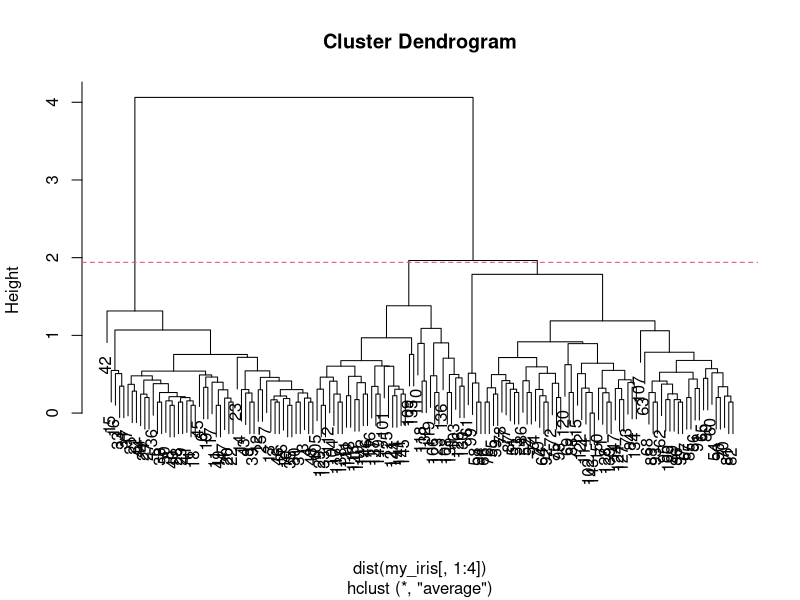
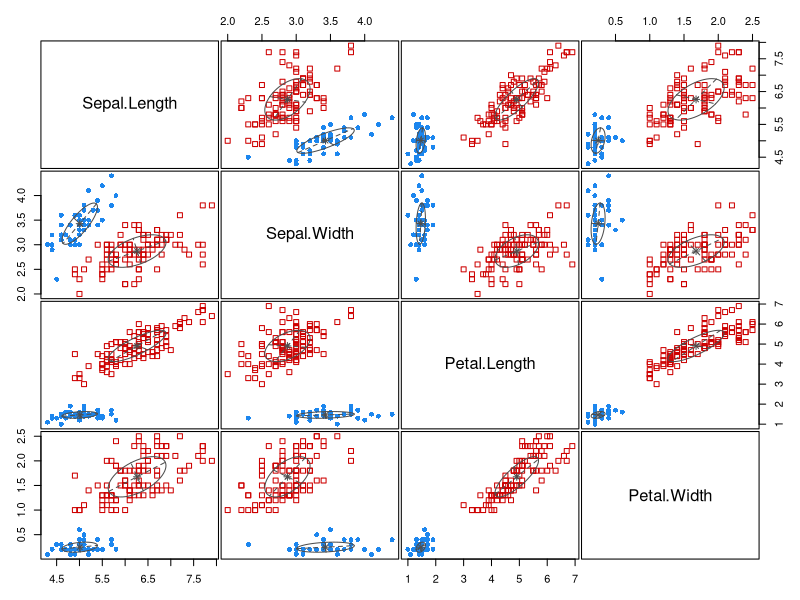
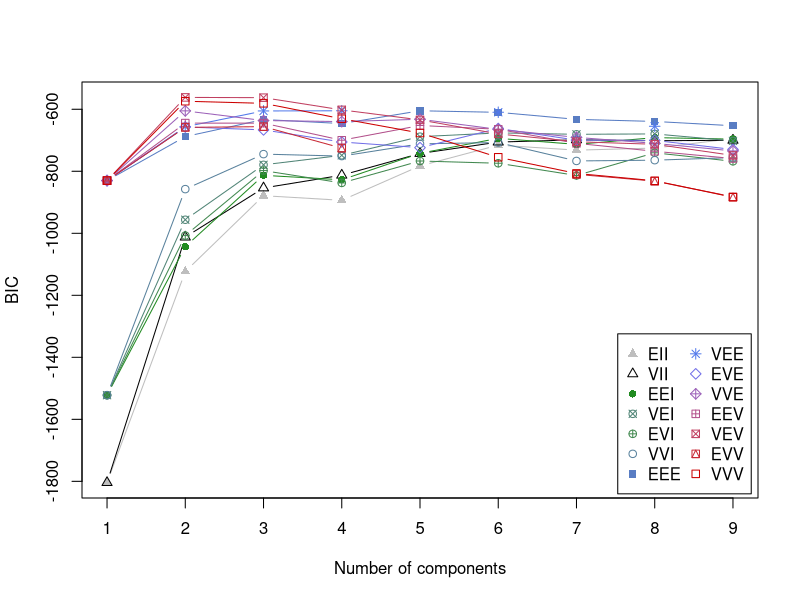
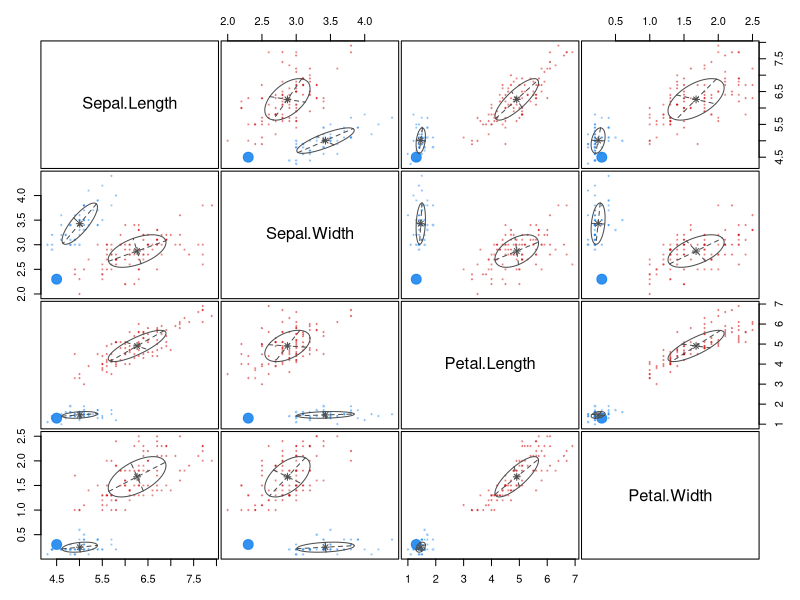
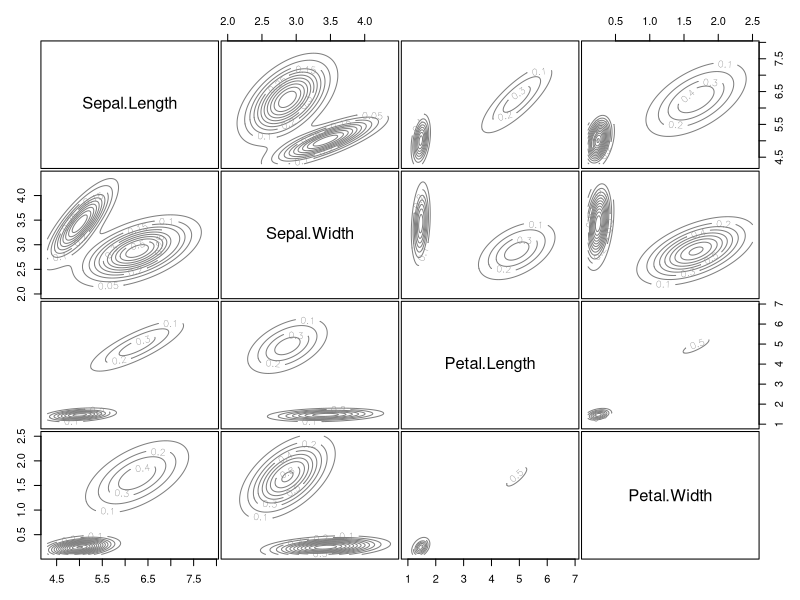
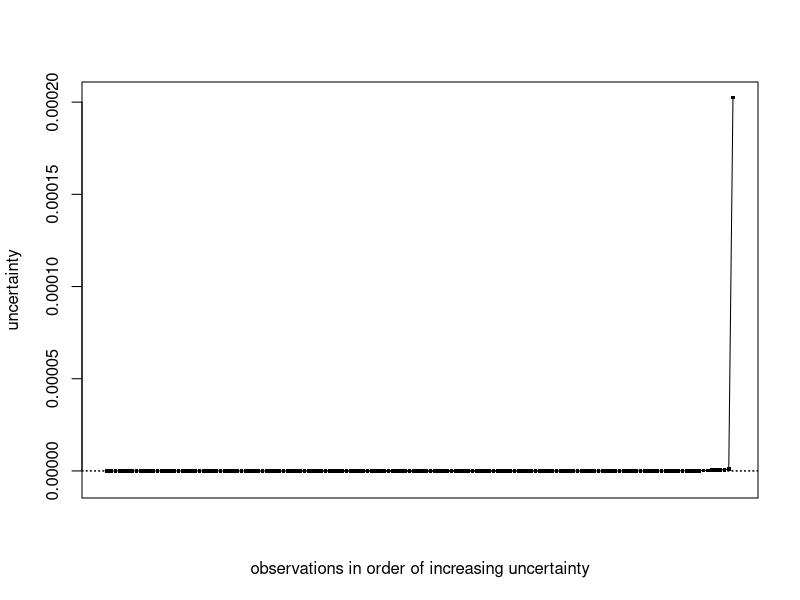
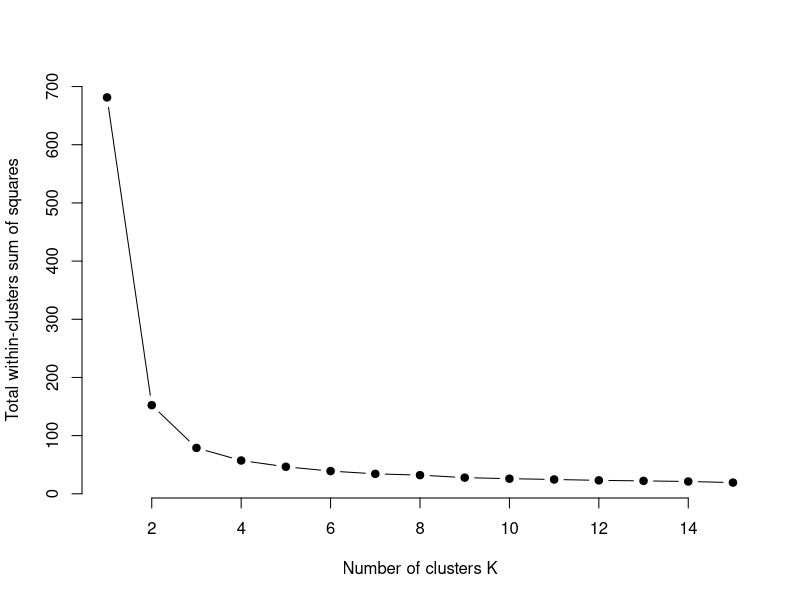
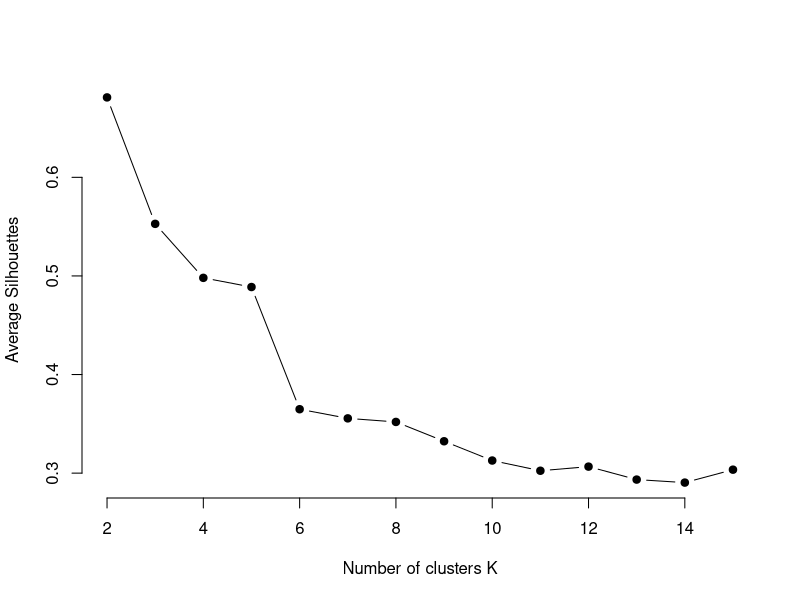

Here is the R script that generated these plots, in order: (Note: this script raises an error after producing the figures.)
set.seed(123) ## Told to do this so results are reproducible 

########################################### PART 1
# Clustering Methods refer specifically to Unsupervised Learning methods, it is a machine 
# learning technique whereby we seek to establish/find 
# group structure in the dataset we are examining. Datapoints in the same cluster 
# should be more similar to each other than to datapoints in other clusters.
# We call clustering methods unsupervised methods as we do not know (or ignore) 
# any group structure in the data before we start the analysis

## There are a number of different clustering methods which will be discussed. The distance measure and linkage methods, 
# which can have a big effect on how clustering methods function will also be discussed.

# 1st we will talk about heirarchel clustering
  # This method is especiially useful when we do not know how many clusters (if any) are in the data. This an itertive algorithm and 
  # there are two approaches to performing it. The first being a bottom up, agglomerative approach, where each obs starts in its own cluster
  # and is merged based on similairty (I will later discuss the diff similarity measures that can be used). 
  # The second approach being a divisive or
  # top-down approach: all observations start in one cluster, and are split into smaller clusters recursively based on disimilarity.
  # Heir. clustering is usually displayed as a dendogram. Personally I do not find this the most visually appealing 
  # way of displaying any group structure in the
  # data but it does provide some good isnights into the disimlarity between groups and within groups. 
  # Perhaps the best way of using this method is to establish
  # the number of clusters in the data and then use this to perform another unsupervised learning method.
  # Dendograms are also particulary good at showcasing how the different linkage and dismilarity measures affect clustering. 
  # Linkage methods typically have 
  # more of an impact on tree structure than distance or dissimlarity measure (Not to say distance measure does not have an impact).


## 2nd K-Means clustering
  # K means requires you to specify the number of clusters before it begins. To ensure you pick the number of clusters thaat have the best internal 
  # similarity and external dissimilartiy you can use a while loop to find the best value of k and then plot the total within sum of squares and 
  # [pick the number of clusters where the 'joint is' (This is known as the elbow method.
  # There are other ways  to pick number of clusters such as the silhouette method and Gap statsic method

### 3rd Model Based clustering
  # You must be careful to ensure that the model you assume thee data to follow is accurate or a reasonable approximation.
  # The key differnce between this and the two previuously mentioned methods is it assigns points to groups based on probability.
  # If working with multivariate cont. data use mclust package, if multivar. categorical data use BayesLCA, if mixed data use clustMD


#### Distance Measures
  # There are a number of different distnace or dssimlarity measures. They aim to establish how similar two datapoints are to one another.
  ## Euclidean and qaured Euclidean distnace can be thought of as as the crow flies.
  ## Manahttan distnace which is always longer (or =) than Euclidean distnace can be thought of as following gridlines/roads in Manhattan. 
  ### Maximum distnace selects the maximum distance between the two datapoint. 
  
  # Choosing a distnace measure depends on what type of data you are working with. 
    # Generally speaking if you are working with Cont. vars then use Euclidean or Sqaured Euclidean distnace. 
    # If Binary variables use Jaccard distnace.
    # If Categorical coverted to dummmy vars then Dice distance(Gower)
    # If Mixed continuous and categorical data then use Gower distance. We use the daisy fucntion to calc Gower Dist 
    # and specify Gower as the dist metric 
  
  ## The rand index if i remmber correct is used to measure how well the clustering method fits the data. The unadjusted rand index is usually better in
  # practice as it excludes agreement by chance


##### Linkage Methods 
    # Complete Linkage finds the max possible distnace (With respect to the distnace measure being used) between points belonging to two diff clusters
    # Single linkage finds the min possible distnace between points belonging to two diff clysters
    # Mean Linkage Finds alls possible pairwise distances for points belongign to two diff clusters and then calculates their average
    # There is also Centroid linkage (must use squared Eucl. dist) and Minimax linkage
  
  # Common problems with linkage methods are Chaining. In order to merge two groups (Single linkage is particulary sescipatble to this)
    # we only need one pair of points to be close irrespective of the rest of the group. This can lead to poor internal similarity in a group.
    # meaning the group is not compact enough. For example Complete Linkage gets arounds this as joins clusters at max dissimilarity.
    
    # Complete Linkage causes crowding problems wehreby it may arise that points in one cluster are more similar to points in another cluster.
    
    # Average linkage tries to strike a balance. Aiming to ensure good internal similarity and that clusters are notably different from each other.



#### In conclusion
  # If you want to be able to see the probability that a datapoint belongs to a group and generate interesting graphics showcasing 
  # the CI of a group
  # you should use model based clustering, eg. LDA, QDA etc
  
  # If you decide to use Kmeans clustering you should establish what is the best number of clusters to use and then use that Kmeans result in your analysis
  
  # Heri. Clustering is useful in visulaizing how different/similar datapoints are and visualaizng the internal similarity of clusters.
  
  ## It is also very important that you pick an appropriate distnace measure for the type of data your working with.
  
  ## Generally I would recommend using Avergae Linkage as a linkage method as it ensures good internal similarity and good disiimlairty between groups
  # and avoids the problems of chaining associated with single linkage and crowding associated with complete linkage
  ## But again this will vary based on what you want
  
  ## For most unsupervised learning methods it is good to normalize or standardize the data, this is not always neccesary and is a judgement call.
  # (Although this can be hard to do with mixed data)





#########################################  PART 2
my_iris = iris
?hclust
## Whether the algorithm performs the Heri. clustering using the agglomerative approach or divisive approach makes no difference to the results.
## The divisive method is more computationally efficient tho.
## But since the iris dataset is small with only 150 obs there is no need to change from the default agglomerative approach.
dim(iris)

# Av. Linkagae, Eucl dist
  # I want to use Avergae Linkage to ensure that there is good inteernal similartiy within my groups and dissimlartiy between my groups
  # Av. Linkage also avoids (mitigates) the problems of chaining associated with single linkage and crowding associated with complete linkage
  
  # I used Euclidean distance as the data I am working with is Continuous data. It can be thought of as an 'as the crow flies' measure of 
  # disimilarity between two datapoints. I belive this is a fair method of measuring disimilarity and it is also compatible with Avergae Linkage
clusters1 <- hclust(dist(my_iris[,1:4]), method = "average")
?iris
# I did not see any need to normalize or standardize the data. Although it is normal to standardize or normalize when dealing with
# continuous variables the iris dataset varaibels are continuous but they are all in the same units. It is also important to note that 
# altough Sepal.Length is the biggest varaibel it is not drastically bigger than the others

## Now will visualize the dendogram and then decide at which height to cut (i.e. how many clusters in the data)
plot(clusters1) + abline(h = 1.94, lty=2, col=2) ## This code adds a red line showing the cut off point

## From Looking at the dendogram there appears to be 2 dominat groups. The internal similarity on the group on the right isnt the best.
# We can tell this by the height they are joined at. For this reason I am going to cut at a height which gives me 3 clusters.
# This should ensure good internal similarity within groups. Groups 2 & 3 might have some poiints that are quite similar but the groups should
# hopefully be quite dissimlar in general.

Cut1 <- cutree(clusters1, 3) ## Cut at whatever height will give 3 groups

## Now see the agrreement between the findings and the knwon species classifcation of the iris dataset
table(Cut1, my_iris$Species) 
## The simple table function is perfect for mcomparing classifcation agreement here as we have the same numbeer of groups, so there is no need to use the 
## Rand or adjusted Rand index.

### From this result we can see that the Setosa species is perfectly classified in group 1.
## The Virginica species is all in group 2 but there is also 14 iris of the virginica species in this cluster.
 ## This points to some of the virginica species being quite similar to the versicolor species.
## Group 3 only consists of the virginica species

## In general I would be very happy with this classification and it points to the
## correct linkage and dissimilarity measures being used





############################# PART 3
# mclust is used for model based clustering for multivar. cont. data
library(mclust)

## We can use mclust on the irs data since the data is categorical and it would be logical to assume that it has a normal distribution

model1<- Mclust( my_iris[,1:4] )
summary(model1) # Note log likelihood, number of obs, degrees of freedom, & BIC value (BICs are only good for comparing, magnitude means nothing)

## Now see how well the data was clustered.
table(model1$classification, my_iris$Species)
## It is no surprise that Mclust grouped the versicolor and virginica species together as they were found to be quite similar in the previously 
## performed heri. clustering

plot(model1, what = c("classification"))
## This is shows the classifications and and compares diff variables in the dataset to one another.
## This is very useful in visualizing the differences between the groups.
## For example we can see that group 1 has lower readings for petal length & width than group 2.

plot(model1, what = "BIC")
## Shows the BIC for diff number of clusters for diff models. 
## Mclust will automatically pick the model and number of clusters (Must be more than 1 cluster) combination that best fits the data
## This is measured by BIC. The smallest BIC represetns the best fit for the data


## Post Cluster Analysis
## Whats the quality of your answer?
plot(model1, what = "uncertainty")
## This shows confidence intervals between groups 

plot(model1, what = "density")
## This is a rly cool feature of using Mixture models as apose to other unsupervised methods like Kmeans. You can see/determine the prob
# that each datapoint belongs to a cluster and see its var (the width).
## It is no surpise that cluster two which contains two different species is the biggest for nearly every variable,
## meaning it has the highest variance. The density lines are most spread out for the sepal variables. This is unsurpirizng as 
## the sepal variables have a bigger magnitude than the petal vars. It might be interesting to see how this changes if the data was 
## normalized or standardized

?uncerPlot
uncerPlot(model1$z) ## This works better for other data 
## Not very useful at all on this dataset

summary(model1, parameters=TRUE) ## Gives a much more detailed summary and lists for example the means of group 1 and 2 for diff vars

summary(model1, parameters=TRUE)$mean
## From this we can see that group 1(Setosa species) has a mean reading of 5 and 3.428 for sepal length & width, 1.46 & 0.25 for petal length & width
## Group 2(Versicolor and vertoga) has a mean reading of 6.26 & 2.87 for sepal lenth and width, 4.91 & 1.68 for petal length & width

## Group two has higher readings on average for every variable other than speal width





################################### Part 4
?purrr
#install.packages("purrr")
library(purrr)
library(cluster)
library(dplyr)

?pam
gow <- daisy(my_iris[,1:4], metric= "gower")# gower distance, use the daisy functon
Xmedoids <- pam(gow, 3)  ## 3 clusters
Xmedoids
table(Xmedoids$clustering, my_iris$Species)

## K-means attempts to minimize the total squared error, while k-medoids minimizes the sum of dissimilarities 
# between points labeled to be in 
# a cluster and a point designated as the center of that cluster. In contrast to the k-means algorithm, 
# k-medoids chooses datapoints as centers


## Code Given ***************************(UNALTERED, ALTERED CODE IS BELOW THIS CODE BLOCK)*******************************:
  set.seed(123)
  
  # function to compute total within-cluster sum of square 
  wss <- function(k) {
    kmeans(my_iris[,1:4], k, nstart = 10 )$tot.withinss
  }
  
  # Compute and plot wss for k = 1 to k = 15
  k.values <- 1:15
  typeof(k.values)
  ## Keep getting errors here because dtype is "closure" ## Error is beacuse DF was not being set to iris one
  wss_values <- map_dbl( k.values, wss)
  
  plot(k.values, wss_values,
       type="b", pch = 19, frame = FALSE, 
       xlab="Number of clusters K",
       ylab="Total within-clusters sum of squares")
  
  # function to compute average silhouette for k clusters
  avg_sil <- function(k) {
    km.res <- kmeans(my_iris[,1:4], centers = k, nstart = 25)
    ss <- silhouette(km.res$cluster, dist(my_iris[,1:4]))
    mean(ss[, 3])
  }
  
  # Compute and plot wss for k = 2 to k = 15
  k.values <- 2:15
  
  # extract avg silhouette for 2-15 clusters
  avg_sil_values <- map_dbl(k.values, avg_sil)
  
  plot(k.values, avg_sil_values,
       type = "b", pch = 19, frame = FALSE, 
       xlab = "Number of clusters K",
       ylab = "Average Silhouettes")
  
  
  ## Will not be able to calcuate the gap statistic as using Gower Dissimilarity measure as working with mixed data
  ## K medoids uses actual points whose av. dissimilarity to all the objects in the cluster is minimal. So Gower would not work
  # compute gap statistic
  set.seed(123)
  ?clusGap
  gap_stat <- clusGap(my_iris[,1:4], FUN = kmeans, nstart = 25,
                      K.max = 10, B = 50)
  ## It could also be beacuse clusGap only uses a default disimilarity measure and you cant change it
  # Print the result
  print(gap_stat, method = "firstmax")
  

  
 
  
  
   
  ### The below code works and achieves everything that was requested 
  
  
  ## Code Given:
  set.seed(123)
  
  gow <- daisy(my_iris[,1:4], metric= "gower")# gower distance, use the daisy functon
  
  ## fviz_nbclust(my_iris[,1:4], pam, method = "wss", k.max = 15)
  fviz_nbclust(my_iris[,1:4], pam, method = "wss", diss = gow, k.max = 15) 
  ## The above function is used to caclutate total withins of a  kmedoids clustering, the diss = gow where gow is the 
  ## distance matrix of the iris dataset using Gower dissimilarity method
  
  fviz_nbclust(my_iris[,1:4], pam, method = "silhouette", diss = gow, k.max = 15) 
  ## The above function is used to calculate silhouette of a kmedoids clustering
   ?fviz_nbclust
   ?fviz_gap_stat()
  ## Below function calculates the gap statistic using gower as the dsiimilarit measure
  fviz_nbclust(my_iris[,1:4], pam, method = "gap_stat", diss = gow, k.max = 15) 
  
  ## Will not be able to calcuate the gap statistic as using Gower Dissimilarity measure as working with mixed data
  ## K medoids uses actual points whose av. dissimilarity to all the objects in the cluster is minimal. So Gower would not work
  # compute gap statistic
 #  We can calculate the gap statistic for each number of clusters using the clusGap() function from the cluster package along with 
  # a plot of clusters vs. gap statistic using the fviz_gap_stat() function:
  #set.seed(123)
  #?clusGap
  #gap_stat <- clusGap(my_iris[,1:4], FUN = kmeans, nstart = 25,
  #                    K.max = 10, B = 50)
  # Print the result
  # print(gap_stat, method = "firstmax")
  
  
  
  
  
  
  
  
  ## Code Given (ALTERED, Will try do it so it looks similar to the example)*******************************:
  ## Not able to do WSS altough i was able to do it with fviz_nbclust function which was shown above 
  ## Was able to do average silhouette tho
  
  set.seed(123)
  gow <- daisy(my_iris[,1:4], metric= "gower")# gower distance, use the daisy functon
  
  # function to compute total within-cluster sum of square 
  wss <- function(k) {
    kmeans(my_iris[,1:4], k, nstart = 10 )$tot.withinss
  }
  
  # Compute and plot wss for k = 1 to k = 15
  k.values <- 1:15
  typeof(k.values)
  ?as.vector
  
  # extract wss for 2-15 clusters
  ?map_dbl
  #wss_values <- map_dbl( k.values, wss) ## Keep getting errors here because dtype is "closure" ## Error is beacuse DF was not being set to iris one
  wss_values <- map_dbl( k.values, wss)
  
  plot(k.values, wss_values,
       type="b", pch = 19, frame = FALSE, 
       xlab="Number of clusters K",
       ylab="Total within-clusters sum of squares")
  
  # function to compute average silhouette for k clusters
  avg_sil <- function(k) {
    kmd.res <- pam(gow, k)
    ss <- silhouette(kmd.res$cluster, dist(gow))
    mean(ss[, 3])
  }
  
  # Compute and plot wss for k = 2 to k = 15
  k.values <- 2:15
  
  # extract avg silhouette for 2-15 clusters
  avg_sil_values <- map_dbl(k.values, avg_sil)
  
  plot(k.values, avg_sil_values,
       type = "b", pch = 19, frame = FALSE, 
       xlab = "Number of clusters K",
       ylab = "Average Silhouettes")
  
  
  ## Will not be able to calcuate the gap statistic as using Gower Dissimilarity measure as working with mixed data
  ## K medoids uses actual points whose av. dissimilarity to all the objects in the cluster is minimal. So Gower would not work
  # compute gap statistic
  set.seed(123)
  ?clusGap
  gap_stat <- clusGap(my_iris[,1:4], FUN = kmeans, nstart = 25,
                      K.max = 10, B = 50)
  ## It could also be beacuse clusGap only uses a default disimilarity measure and you cant change it
  # Print the result
  print(gap_stat, method = "firstmax")
